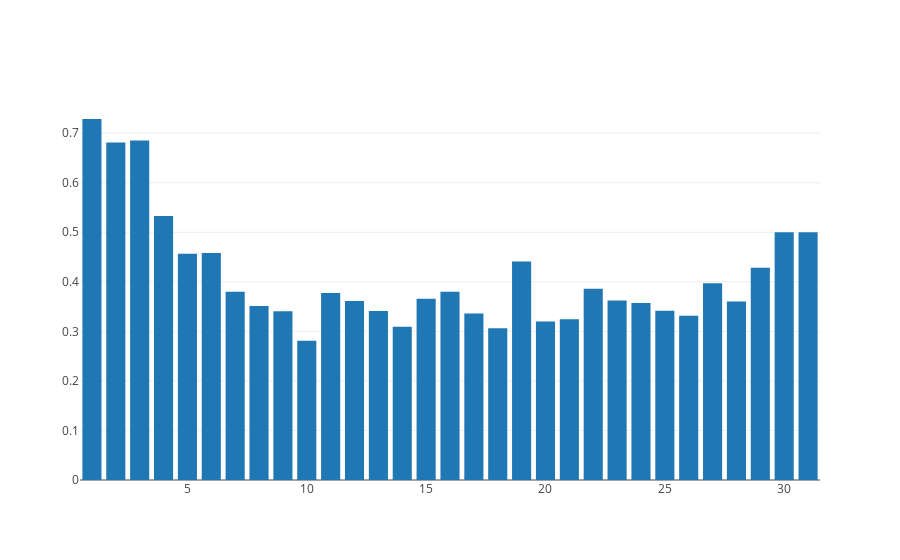

Notebook code for this chart:
### Markdown cell above
<h5>Convert the Event Coordinates to the basket</h5>

### Code cell
x = []
y = []

for distance in shot_percentage_by_feet.collect():
    x.append(distance['shot_feet'])
    y.append(distance['fg_percentage'])

fg_per_by_foot = [go.Bar(x=x, y=y)]

shot_percent_fig = go.Figure(data=fg_per_by_foot)

iplot(shot_percent_fig, config={'displaylogo': False})

### Figure 1 — Plotly figure (JSON) as saved in the notebook; plotly's stock layout.template omitted (floating-point values rounded to 4 significant figures)
{"data": [{"type": "bar", "uid": "5cecc0f8-2ebc-451d-be5f-c8c8c77e9653", "x": [1, 2, 3, 4, 5, 6, 7, 8, 9, 10, 11, 12, 13, 14, 15, 16, 17, 18, 19, 20, 21, 22, 23, 24, 25, 26, 27, 28, 29, 30, 31], "y": [0.7286, 0.681, 0.6853, 0.5328, 0.4568, 0.4581, 0.3798, 0.3512, 0.3407, 0.2808, 0.3772, 0.3611, 0.3411, 0.3095, 0.3657, 0.3798, 0.3362, 0.3063, 0.4412, 0.32, 0.3243, 0.386, 0.362, 0.357, 0.3415, 0.3313, 0.3971, 0.36, 0.4286, 0.5, 0.5]}], "layout": {}}
